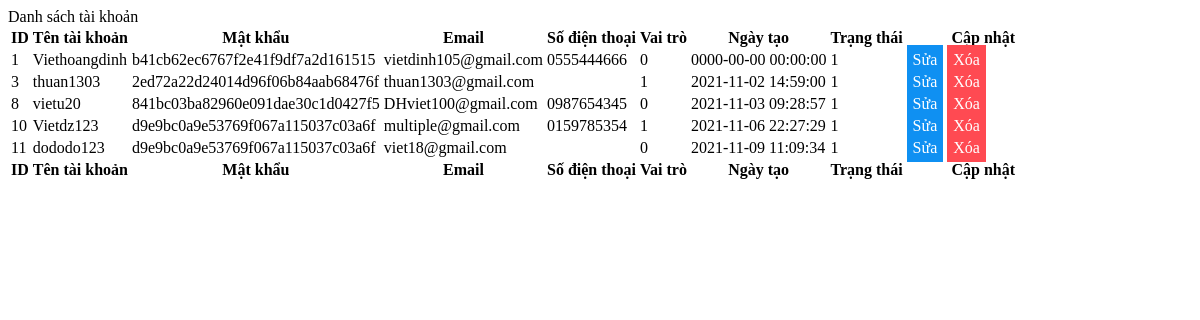
The page /admin/modules/listaccount.php on the database as committed earlier.
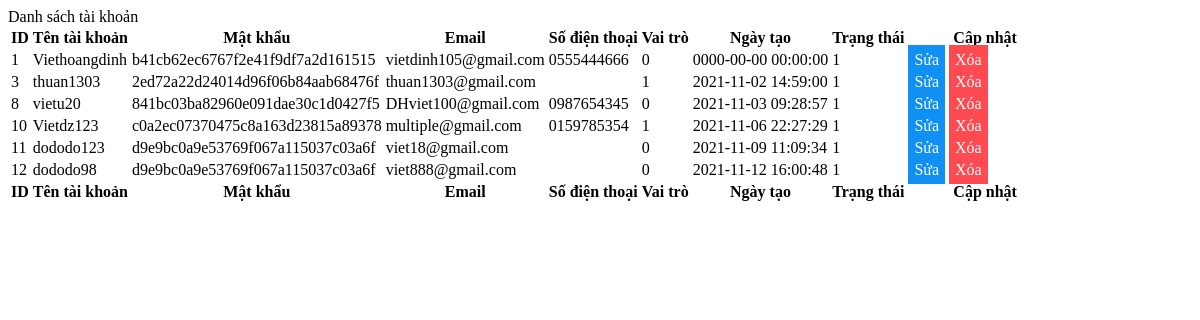
The same page on the database as committed later.
### tables this page shows
CREATE TABLE `user` (
  `user_id` int(10) NOT NULL,
  `user_name` varchar(35) NOT NULL,
  `password` varchar(35) NOT NULL,
  `email` varchar(255) NOT NULL,
  `phone` text DEFAULT NULL,
  `full_name` varchar(255) DEFAULT NULL,
  `address` varchar(255) DEFAULT NULL,
  `role` int(1) NOT NULL,
  `date_create_user` datetime NOT NULL,
  `status` int(11) NOT NULL
);

### admin/modules/listaccount.php (the view, shortened to what this page needs)
<?php
    include('../conn.php');
?>
<div class="card mb-4">
        <div class="card-header">
               Danh sách tài khoản
        </div>
        <div class="card-body">
            <table id="datatablesSimple">
                <thead>
                    <tr>
                        <th>ID</th>
                        <th>Tên tài khoản</th>
                        <th>Mật khẩu</th>
                        <th>Email</th>
                        <th>Số điện thoại</th>
                        <th>Vai trò</th>
                        <th>Ngày tạo</th>
                        <th>Trạng thái</th>
                        <th>Cập nhật</th>
                    </tr>
                </thead>
                <tfoot>
                    <tr>
                        <th>ID</th>
                        <th>Tên tài khoản</th>
                        <th>Mật khẩu</th>
                        <th>Email</th>
                        <th>Số điện thoại</th>
                        <th>Vai trò</th>
                        <th>Ngày tạo</th>
                        <th>Trạng thái</th>
                        <th>Cập nhật</th>
                    </tr>
                </tfoot>
                <tbody>
                <?php
                    $sql_sl = "SELECT * FROM `user`";
                    $listCat = mysqli_query($connect,$sql_sl);
                    while($row = mysqli_fetch_array($listCat)) {?>
                    <tr>
                        <td><?php echo $row["user_id"] ?></td>
                        <td><?php echo $row["user_name"] ?></td>
                        <td><?php echo $row["password"] ?></td>
                        <td><?php echo $row["email"] ?></td>
                        <td><?php echo $row["phone"] ?></td>
                        <td><?php echo $row["role"] ?></td>
                        <td><?php echo $row["date_create_user"] ?></td>
                        <td><?php echo $row["status"] ?></td>
                        <td style="width: 15%;">
                            <a href="?module=addaccount&id=<?php echo $row["user_id"]?>" name="update">Sửa</a>
                            <a href="?module=deleteaccount&id=<?php echo $row["user_id"]?>" onclick="return confirm('Bạn có chắc chắn muốn xóa không?')" name="remove">Xóa</a>
                        </td>
                    </tr>
                   <?php }
                   ?>
                </tbody>
                </div>
    </div>

Rows that differ between the two databases and show on the page:
changed user "Vietdz123": password "d9e9bc0a9e53769f067a115037c03a6f" → "c0a2ec07370475c8a163d23815a89378"
added user: user_id "12", user_name "dododo98", password "d9e9bc0a9e53769f067a115037c03a6f", email "viet888@gmail.com", role "0", date_create_user "2021-11-12 16:00:48", status "1"
